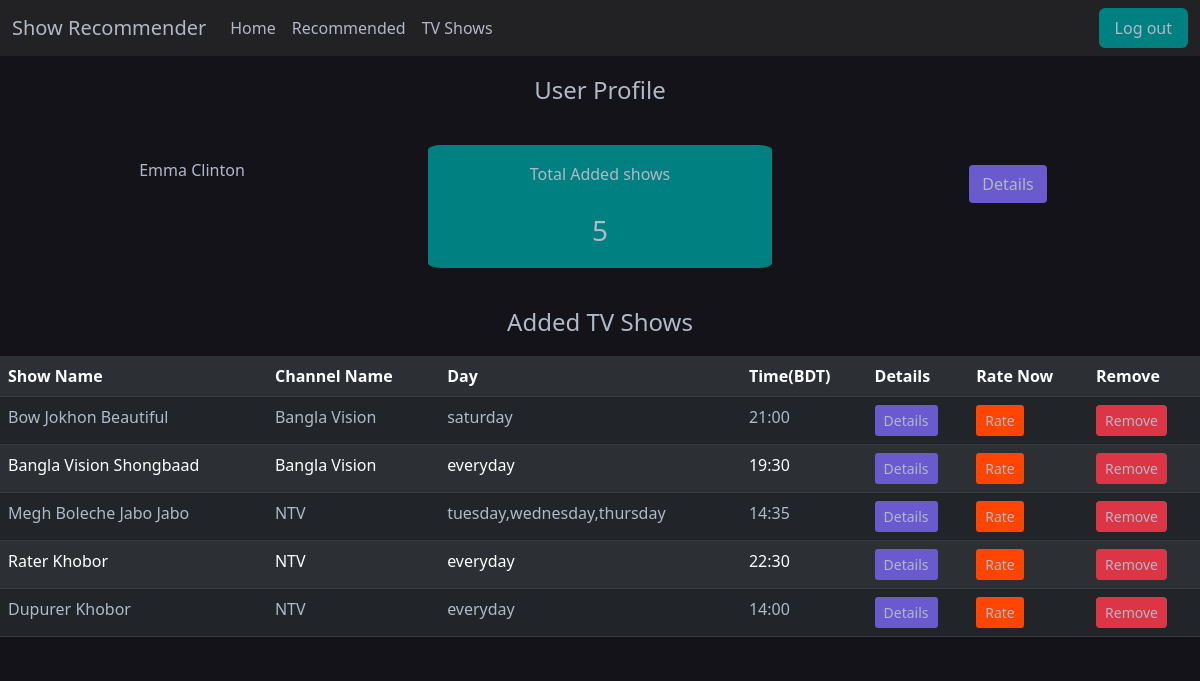
/profile.php (signed in), run on the app's committed database.
### tables this page shows
CREATE TABLE `users` (
  `user_id` int(255) NOT NULL,
  `name` varchar(255) NOT NULL,
  `email` varchar(255) NOT NULL,
  `password` varchar(255) NOT NULL,
  `mobile` varchar(255) NOT NULL,
  `profile` varchar(255) NOT NULL
);

CREATE TABLE `myshows` (
  `myshow_id` int(255) NOT NULL,
  `myshow_name` varchar(255) NOT NULL,
  `mychannel` varchar(255) NOT NULL,
  `mycategory` varchar(255) NOT NULL,
  `mytime` varchar(255) NOT NULL,
  `myday` varchar(255) NOT NULL,
  `myschedule` varchar(255) NOT NULL,
  `myshow_img` varchar(255) NOT NULL,
  `rating` float NOT NULL,
  `show_id` int(255) NOT NULL,
  `user_id` int(255) NOT NULL
);

### profile.php (the view, shortened to what this page needs)
<?php
    include('db.php');
    $email = $_SESSION['email'];
?>
<?php
    $sql = "SELECT user_id,name,profile from users where email = '$email'";
    $result = mysqli_query($conn,$sql);
    if(mysqli_num_rows($result)>0){
        while($row = mysqli_fetch_assoc($result)){
?>
<!DOCTYPE html>
<html lang="en">
<head>
    <link href="https://cdn.jsdelivr.net/npm/bootstrap@5.0.0-beta3/dist/css/bootstrap.min.css" rel="stylesheet"
>
</head>
<body style="background-color: #15131a;">
<nav class="navbar navbar-expand-lg navbar-light" style="background-color:#222124;">
  <div class="container-fluid">
    <a class="navbar-brand" href="index.php" style="color:#b1b8c7;">
        Show Recommender
    </a>
    <div class="collapse navbar-collapse" id="navbarSupportedContent">
    <ul class="navbar-nav me-auto mb-2 mb-lg-0">
        <li class="nav-item">
          <a class="nav-link active" aria-current="page" href="profile.php" style="color:#b1b8c7;">Home</a>
        </li>
        <li class="nav-item">
          <a class="nav-link active" aria-current="page" href="recommended.php" style="color:#b1b8c7;">Recommended</a>
        </li>
        <li class="nav-item">
          <a class="nav-link active" aria-current="page" href="tvshows.php" style="color:#b1b8c7;">TV Shows</a>
        </li>
    </ul>
    <a class="nav-link active" aria-current="page" href="logout.php" style="color:#b1b8c7; background-color:teal; border-radius:6px; text-align:right; text-decoration: none;">Log out</a>
    </div>
  </div>
</nav>
<div class="card card-body" style="background-color:#15131a; border:none; border-radius:none; margin:0; padding:0;">
    <h4 style="color:#b1b8c7; margin:10px; padding:10px; text-align:center;">User Profile</h4>
    <div class="row">
        <div class="col-md-4">
            <div class="card card-body" style="background-color:#15131a; border:none; border-radius:none; margin:10; padding:10; align-items:center; text-align:center; align-content:center;">
                <h6 style="color:#b1b8c7; margin:10px; padding:10px"><?php echo $row['name']?></h6>
            </div>
        </div>
 <?php
        }}
 ?>
 <?php
    $user_id = $_SESSION['user_id'];
    $sql = "SELECT COUNT(myshow_id) as tot_shows from myshows where user_id = '$user_id'";
    $result = mysqli_query($conn,$sql);
    if(mysqli_num_rows($result)>0){
        $row = mysqli_fetch_assoc($result);
        $tot_shows = $row['tot_shows'];
    }else{
        $tot_shows = 0;
    }
 ?>
        <div class="col-md-4">
            <div class="card card-body" style="background-color:#15131a; border:none; border-radius:4%; margin:10px; padding:10px;">
                <div style="background-color: teal; border:none; border-radius:4%; margin:10; padding:10;">
                    <h6 style="color:#b1b8c7; margin:10px; padding:10px; text-align:center;">Total Added shows</h6>
                    <h3 style="color:#b1b8c7; margin:10px; padding:10px; text-align:center;"><?php echo $tot_shows ?></h3>
                </div>
            </div>
        </div>
        <div class="col-md">
                <form action="profile_details.php" method="POST">
                    <div style="margin:30px; padding:10px; align-items:center; text-align:center; align-content:center;">
                        <button class="btn btn-custom" style="background-color:slateblue; color:#b1b8c7;" name="button">Details</button>
                    </div>
                </form>
        </div>
    </div>
</div>
<div class="card card-body" style="background-color:#15131a; border:none; border-radius:none; margin:0; padding:0;">
    <h4 style="color:#b1b8c7; margin:10px; padding:10px; text-align:center;">Added TV Shows</h4>
    <table class="table table-dark table-striped" style="color:#b1b8c7;" >
        <tr>
            <th>Show Name</th>
            <th>Channel Name</th>
            <th>Day</th>
            <th>Time(BDT)</th>
            <th>Details</th>
            <th>Rate Now</th>
            <th>Remove</th>
        </tr>
        <?php
      if(!isset($_POST['submit'])){
          $user_id = $_SESSION['user_id'];
        $sql = "SELECT * from myshows where user_id = '$user_id'";
        $result = mysqli_query($conn,$sql);
        if(mysqli_num_rows($result)>0){
          while($row = mysqli_fetch_assoc($result)){
    ?>
        <tr>
            <td><?php echo $row['myshow_name']?></td>
            <td><?php echo $row['mychannel']?></td>
            <td><?php echo $row['myday']?></td>
            <td><?php echo $row['mytime']?></td>
            <td>
                <form action="myshow_details.php" method="POST">
                  <input type ="submit" class="btn btn-sm btn-custom" name="details" value="Details" style="background-color:slateblue; color:#b1b8c7;">
                </form>
            </td>
            <td>
                <form action="myshow_rate.php" method="GET">
                  <input type ="submit" class="btn btn-sm btn-custom" name="rate" value="Rate" style="background-color:orangered; color:#b1b8c7;">
                </form>
            </td>
            <td>
                <form action="myshow_remove.php" method="POST">
                  <input type ="submit" class="btn btn-sm btn-danger" name="remove" value="Remove" style="color:#b1b8c7;">
                </form>
            </td>
        </tr>
    <?php
        }
      }
    }
    ?>
    </table>
</div>

### data on the page
users: name "Emma Clinton"
myshows: myshow_name "Bow Jokhon Beautiful", mychannel "Bangla Vision", myday "saturday", mytime "21:00"
myshows: myshow_name "Bangla Vision Shongbaad", mychannel "Bangla Vision", myday "everyday", mytime "19:30"
myshows: myshow_name "Megh Boleche Jabo Jabo", mychannel "NTV", myday "tuesday,wednesday,thursday", mytime "14:35"
myshows: myshow_name "Rater Khobor", mychannel "NTV", myday "everyday", mytime "22:30"
myshows: myshow_name "Dupurer Khobor", mychannel "NTV", myday "everyday", mytime "14:00"

### other printed values
$tot_shows "5"
